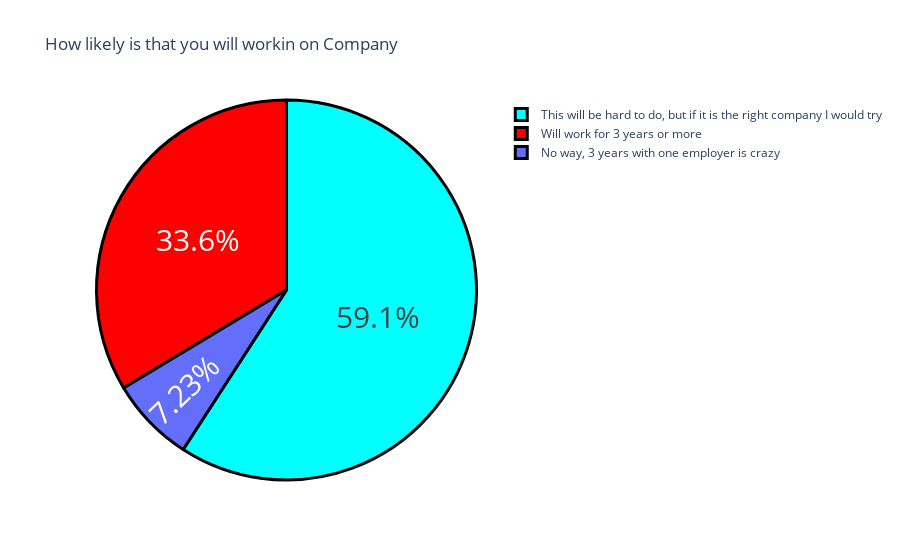

The code cell stored with this chart in its notebook:
### Code cell
question3 = "How likely is that you will work for one employer for 3 years or more ?"
question3 = data[question3].value_counts()
label = question3.index
counts = question3.values
colors = ['aqua','red']
fig = go.Figure(data = [go.Pie(labels = label,values = counts)])
fig.update_layout(title_text = "How likely is that you will workin on Company")
fig.update_traces(hoverinfo = 'label+value',textinfo ='percent',textfont_size = 30,marker = dict(colors = colors,line = dict(color ='black',width =3)))
fig.show()

### Figure 1 — Plotly figure (JSON) as saved in the notebook; plotly's stock layout.template omitted (floating-point values rounded to 4 significant figures)
{"data": [{"hoverinfo": "label+value", "labels": ["This will be hard to do, but if it is the right company I would try", "Will work for 3 years or more", "No way, 3 years with one employer is crazy"], "marker": {"colors": ["aqua", "red"], "line": {"color": "black", "width": 3}}, "textfont": {"size": 30}, "textinfo": "percent", "type": "pie", "values": [139, 79, 17]}], "layout": {"autosize": true, "title": {"text": "How likely is that you will workin on Company"}}}
